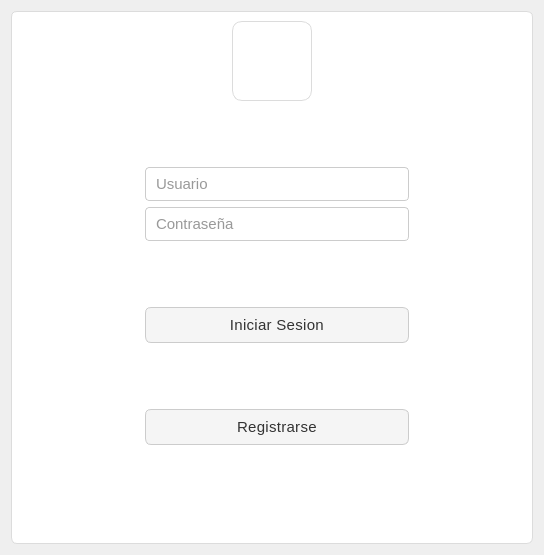
<?xml version="1.0" encoding="UTF-8"?>
<ui version="4.0">
 <class>Dialog</class>
 <widget class="QDialog" name="Dialog">
  <property name="geometry">
   <rect>
    <x>0</x>
    <y>0</y>
    <width>544</width>
    <height>555</height>
   </rect>
  </property>
  <property name="windowTitle">
   <string>Dialog</string>
  </property>
  <property name="styleSheet">
   <string notr="true">/* === Estilo general === */
QMainWindow {
    background-color: #f6f7fb;
    color: #333333;
    font-family: &quot;Segoe UI Variable&quot;, &quot;Roboto&quot;, &quot;Open Sans&quot;, sans-serif;
    font-size: 16px;
    font-weight: 300; /* Más delgada */
}

/* === Frames === */
QFrame {
    background-color: #ffffff;
    border-radius: 10px;
    border: 1px solid #dcdcdc;
}

/* Barra superior */
#frame_superior {
    background-color: #e8ecf1;
    border: none;
}

/* Panel lateral */
#frame_lateral {
    background-color: #f1f3f6;
    border-right: 1px solid #d1d1d1;
}

/* Área principal */
#frame_paginas {
    background-color: #ffffff;
}

/* === Botones === */
QPushButton {
    background-color: #f5f5f5;
    color: #333333;
    border: 1px solid #cccccc;
    border-radius: 6px;
    padding: 8px 14px;
    font-weight: 400;
    font-size: 15px;
    letter-spacing: 0.3px;
}

QPushButton:hover {
    background-color: #0078d7;
    color: #ffffff;
    border: 1px solid #0078d7;
}

QPushButton:pressed {
    background-color: #005a9e;
    color: #ffffff;
    border: 1px solid #005a9e;
}

/* Botón principal (Menú) */
#boton_menu {
    background-color: #0078d7;
    color: white;
    border: none;
    font-weight: 400;
}
#boton_menu:hover {
    background-color: #006cbe;
}
#boton_menu:pressed {
    background-color: #005a9e;
}

/* Botón salir */
#boton_salir {
    background-color: #e74c3c;
    color: white;
    border: none;
}
#boton_salir:hover {
    background-color: #c0392b;
}
#boton_salir:pressed {
    background-color: #a93226;
}

/* === Campos de texto === */
QLineEdit {
    background-color: #ffffff;
    color: #333333;
    border: 1px solid #cccccc;
    border-radius: 4px;
    padding: 6px 8px;
    font-size: 15px;
    font-weight: 300;
}

QLineEdit:focus {
    border: 1px solid #0078d7;
    background-color: #f9fcff;
}

/* === Labels === */
QLabel {
    color: #333333;
    font-weight: 300;
    font-size: 15px;
}

/* Label inferior o secundario */
#label {
    color: #666666;
    font-size: 13px;
    font-style: italic;
}

/* === Stacked Widget === */
QStackedWidget {
    background-color: #ffffff;
    border: 1px solid #dcdcdc;
    border-radius: 6px;
}

/* === Scrollbars === */
QScrollBar:vertical {
    border: none;
    background: #f0f0f0;
    width: 10px;
    border-radius: 4px;
}
QScrollBar::handle:vertical {
    background: #cccccc;
    min-height: 20px;
    border-radius: 4px;
}
QScrollBar::handle:vertical:hover {
    background: #0078d7;
}
QScrollBar::add-line:vertical,
QScrollBar::sub-line:vertical {
    height: 0;
}

/* === Layouts === */
QVBoxLayout, QHBoxLayout {
    spacing: 10px;
}

/* === Botones laterales === */
#boton_agregar, #boton_buscar, #boton_actualizar, #boton_eliminar, #boton_consultar {
    background-color: #ffffff;
    border: 1px solid #cccccc;
    color: #333333;
    font-weight: 400;
    font-size: 15px;
}

#boton_agregar:hover, 
#boton_buscar:hover, 
#boton_actualizar:hover, 
#boton_eliminar:hover,
#boton_consultar:hover {
    background-color: #e8f0fe;
    border: 1px solid #0078d7;
    color: #0078d7;
}

#boton_agregar:pressed, 
#boton_buscar:pressed, 
#boton_actualizar:pressed, 
#boton_eliminar:pressed ,
#boton_consultar:pressed{
    background-color: #cce0ff;
}

/* === Tooltips === */
QToolTip {
    background-color: #ffffff;
    color: #333333;
    border: 1px solid #0078d7;
    padding: 6px;
    border-radius: 4px;
    font-size: 14px;
}</string>
  </property>
  <layout class="QGridLayout" name="gridLayout_21">
   <item row="0" column="0">
    <widget class="QStackedWidget" name="stackedWidget">
     <property name="currentIndex">
      <number>0</number>
     </property>
     <widget class="QWidget" name="login">
      <layout class="QGridLayout" name="gridLayout_5">
       <item row="0" column="0" colspan="3">
        <layout class="QGridLayout" name="gridLayout_2">
         <item row="0" column="0">
          <spacer name="horizontalSpacer">
           <property name="orientation">
            <enum>Qt::Horizontal</enum>
           </property>
           <property name="sizeHint" stdset="0">
            <size>
             <width>167</width>
             <height>17</height>
            </size>
           </property>
          </spacer>
         </item>
         <item row="0" column="1">
          <widget class="QLabel" name="icono">
           <property name="minimumSize">
            <size>
             <width>80</width>
             <height>80</height>
            </size>
           </property>
           <property name="maximumSize">
            <size>
             <width>100</width>
             <height>100</height>
            </size>
           </property>
           <property name="text">
            <string/>
           </property>
           <property name="pixmap">
            <pixmap>../resources/imagenes/loginlogo.png</pixmap>
           </property>
           <property name="scaledContents">
            <bool>true</bool>
           </property>
           <property name="alignment">
            <set>Qt::AlignCenter</set>
           </property>
          </widget>
         </item>
         <item row="0" column="2">
          <spacer name="horizontalSpacer_2">
           <property name="orientation">
            <enum>Qt::Horizontal</enum>
           </property>
           <property name="sizeHint" stdset="0">
            <size>
             <width>128</width>
             <height>17</height>
            </size>
           </property>
          </spacer>
         </item>
        </layout>
       </item>
       <item row="1" column="0">
        <spacer name="verticalSpacer">
         <property name="orientation">
          <enum>Qt::Vertical</enum>
         </property>
         <property name="sizeHint" stdset="0">
          <size>
           <width>118</width>
           <height>349</height>
          </size>
         </property>
        </spacer>
       </item>
       <item row="1" column="1">
        <layout class="QGridLayout" name="gridLayout_3">
         <item row="2" column="0">
          <widget class="QPushButton" name="btn_login">
           <property name="text">
            <string>Iniciar Sesion</string>
           </property>
          </widget>
         </item>
         <item row="3" column="0">
          <widget class="QPushButton" name="btn_reg">
           <property name="text">
            <string>Registrarse</string>
           </property>
          </widget>
         </item>
         <item row="1" column="0">
          <layout class="QGridLayout" name="gridLayout_4">
           <item row="0" column="0">
            <widget class="QLineEdit" name="usuario">
             <property name="placeholderText">
              <string>Usuario</string>
             </property>
            </widget>
           </item>
           <item row="1" column="0">
            <widget class="QLineEdit" name="contra">
             <property name="placeholderText">
              <string>Contraseña</string>
             </property>
            </widget>
           </item>
          </layout>
         </item>
        </layout>
       </item>
       <item row="1" column="2">
        <spacer name="verticalSpacer_2">
         <property name="orientation">
          <enum>Qt::Vertical</enum>
         </property>
         <property name="sizeHint" stdset="0">
          <size>
           <width>108</width>
           <height>349</height>
          </size>
         </property>
        </spacer>
       </item>
       <item row="2" column="0" colspan="3">
        <spacer name="horizontalSpacer_3">
         <property name="orientation">
          <enum>Qt::Horizontal</enum>
         </property>
         <property name="sizeHint" stdset="0">
          <size>
           <width>491</width>
           <height>28</height>
          </size>
         </property>
        </spacer>
       </item>
      </layout>
     </widget>
     <widget class="QWidget" name="page_2">
      <property name="styleSheet">
       <string notr="true">/* === Estilo general === */
QMainWindow {
    background-color: #f6f7fb;
    color: #333333;
    font-family: &quot;Segoe UI Variable&quot;, &quot;Roboto&quot;, &quot;Open Sans&quot;, sans-serif;
    font-size: 32px;
    font-weight: 300; /* Más delgada */
}

/* === Frames === */
QFrame {
    background-color: #ffffff;
    border-radius: 10px;
    border: 1px solid #dcdcdc;
}

/* Barra superior */
#frame_superior {
    background-color: #e8ecf1;
    border: none;
}

/* Panel lateral */
#frame_lateral {
    background-color: #f1f3f6;
    border-right: 1px solid #d1d1d1;
}

/* Área principal */
#frame_paginas {
    background-color: #ffffff;
}

/* === Botones === */
QPushButton {
    background-color: #f5f5f5;
    color: #333333;
    border: 1px solid #cccccc;
    border-radius: 6px;
    padding: 8px 14px;
    font-weight: 400;
    font-size: 15px;
    letter-spacing: 0.3px;
}

QPushButton:hover {
    background-color: #0078d7;
    color: #ffffff;
    border: 1px solid #0078d7;
}

QPushButton:pressed {
    background-color: #005a9e;
    color: #ffffff;
    border: 1px solid #005a9e;
}

/* Botón principal (Menú) */
#boton_menu {
    background-color: #0078d7;
    color: white;
    border: none;
    font-weight: 400;
}
#boton_menu:hover {
    background-color: #006cbe;
}
#boton_menu:pressed {
    background-color: #005a9e;
}

/* Botón salir */
#boton_salir {
    background-color: #e74c3c;
    color: white;
    border: none;
}
#boton_salir:hover {
    background-color: #c0392b;
}
#boton_salir:pressed {
    background-color: #a93226;
}

/* === Campos de texto === */
QLineEdit {
    background-color: #ffffff;
    color: #333333;
    border: 1px solid #cccccc;
    border-radius: 4px;
    padding: 6px 8px;
    font-size: 15px;
    font-weight: 300;
}

QLineEdit:focus {
    border: 1px solid #0078d7;
    background-color: #f9fcff;
}

/* === Labels === */
QLabel {
    color: #333333;
    font-weight: 300;
    font-size: 15px;
}

/* Label inferior o secundario */
#label {
    color: #666666;
    font-size: 13px;
    font-style: italic;
}

/* === Stacked Widget === */
QStackedWidget {
    background-color: #ffffff;
    border: 1px solid #dcdcdc;
    border-radius: 6px;
}

/* === Scrollbars === */
QScrollBar:vertical {
    border: none;
    background: #f0f0f0;
    width: 10px;
    border-radius: 4px;
}
QScrollBar::handle:vertical {
    background: #cccccc;
    min-height: 20px;
    border-radius: 4px;
}
QScrollBar::handle:vertical:hover {
    background: #0078d7;
}
QScrollBar::add-line:vertical,
QScrollBar::sub-line:vertical {
    height: 0;
}

/* === Layouts === */
QVBoxLayout, QHBoxLayout {
    spacing: 10px;
}

/* === Botones laterales === */
#boton_agregar, #boton_buscar, #boton_actualizar, #boton_eliminar, #boton_consultar {
    background-color: #ffffff;
    border: 1px solid #cccccc;
    color: #333333;
    font-weight: 400;
    font-size: 15px;
}

#boton_agregar:hover, 
#boton_buscar:hover, 
#boton_actualizar:hover, 
#boton_eliminar:hover,
#boton_consultar:hover {
    background-color: #e8f0fe;
    border: 1px solid #0078d7;
    color: #0078d7;
}

#boton_agregar:pressed, 
#boton_buscar:pressed, 
#boton_actualizar:pressed, 
#boton_eliminar:pressed ,
#boton_consultar:pressed{
    background-color: #cce0ff;
}

/* === Tooltips === */
QToolTip {
    background-color: #ffffff;
    color: #333333;
    border: 1px solid #0078d7;
    padding: 6px;
    border-radius: 4px;
    font-size: 14px;
}</string>
      </property>
      <layout class="QGridLayout" name="gridLayout">
       <item row="0" column="0">
        <spacer name="horizontalSpacer_14">
         <property name="orientation">
          <enum>Qt::Horizontal</enum>
         </property>
         <property name="sizeHint" stdset="0">
          <size>
           <width>157</width>
           <height>17</height>
          </size>
         </property>
        </spacer>
       </item>
       <item row="0" column="1">
        <widget class="QLabel" name="icono_bienvenido">
         <property name="minimumSize">
          <size>
           <width>80</width>
           <height>80</height>
          </size>
         </property>
         <property name="maximumSize">
          <size>
           <width>200</width>
           <height>200</height>
          </size>
         </property>
         <property name="font">
          <font>
           <pointsize>-1</pointsize>
           <weight>75</weight>
           <bold>true</bold>
          </font>
         </property>
         <property name="styleSheet">
          <string notr="true">QLabel {
    font-size: 28px;
    font-weight: bold;
    color: #2E86C1;
    border: none;
    background: transparent;
}


</string>
         </property>
         <property name="lineWidth">
          <number>0</number>
         </property>
         <property name="text">
          <string>Bienvenido!</string>
         </property>
         <property name="scaledContents">
          <bool>true</bool>
         </property>
         <property name="alignment">
          <set>Qt::AlignCenter</set>
         </property>
        </widget>
       </item>
       <item row="0" column="2">
        <spacer name="horizontalSpacer_15">
         <property name="orientation">
          <enum>Qt::Horizontal</enum>
         </property>
         <property name="sizeHint" stdset="0">
          <size>
           <width>156</width>
           <height>17</height>
          </size>
         </property>
        </spacer>
       </item>
       <item row="1" column="0">
        <spacer name="verticalSpacer_3">
         <property name="orientation">
          <enum>Qt::Vertical</enum>
         </property>
         <property name="sizeHint" stdset="0">
          <size>
           <width>138</width>
           <height>371</height>
          </size>
         </property>
        </spacer>
       </item>
       <item row="1" column="1">
        <layout class="QGridLayout" name="gridLayout_20">
         <item row="2" column="0">
          <widget class="QPushButton" name="btn_page_provedores">
           <property name="text">
            <string>Provedores</string>
           </property>
          </widget>
         </item>
         <item row="1" column="0">
          <widget class="QPushButton" name="btn_page_productos">
           <property name="text">
            <string>Productos</string>
           </property>
          </widget>
         </item>
        </layout>
       </item>
       <item row="1" column="2">
        <spacer name="verticalSpacer_4">
         <property name="orientation">
          <enum>Qt::Vertical</enum>
         </property>
         <property name="sizeHint" stdset="0">
          <size>
           <width>118</width>
           <height>371</height>
          </size>
         </property>
        </spacer>
       </item>
       <item row="2" column="0" colspan="3">
        <spacer name="horizontalSpacer_16">
         <property name="orientation">
          <enum>Qt::Horizontal</enum>
         </property>
         <property name="sizeHint" stdset="0">
          <size>
           <width>491</width>
           <height>28</height>
          </size>
         </property>
        </spacer>
       </item>
      </layout>
     </widget>
    </widget>
   </item>
  </layout>
 </widget>
 <resources/>
 <connections/>
</ui>
